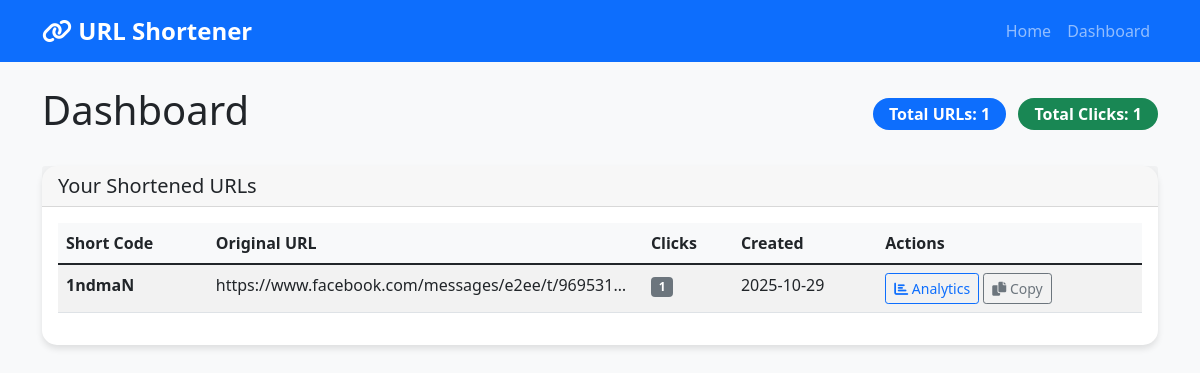
/dashboard, run on the app's committed database.
### app.py (models this page shows)
class ShortenedURL(db.Model):
    id = db.Column(db.Integer, primary_key=True)
    original_url = db.Column(db.String(2048), nullable=False)
    short_code = db.Column(db.String(10), unique=True, nullable=False, index=True)
    custom_alias = db.Column(db.String(50), unique=True, nullable=True)
    clicks = db.Column(db.Integer, default=0)
    created_at = db.Column(db.DateTime, default=lambda: datetime.now(timezone.utc))
    last_accessed = db.Column(db.DateTime, nullable=True)
    title = db.Column(db.String(200), nullable=True)
    is_custom = db.Column(db.Boolean, default=False)

### app.py (the view)
@app.route('/dashboard')
def dashboard():
    urls = ShortenedURL.query.order_by(ShortenedURL.created_at.desc()).all()
    total_clicks = db.session.query(func.sum(ShortenedURL.clicks)).scalar() or 0
    total_urls = ShortenedURL.query.count()
    return render_template('dashboard.html',
                         urls=urls,
                         total_clicks=total_clicks,
                         total_urls=total_urls)

### templates/dashboard.html (shortened to what this page needs)
{% extends "base.html" %}
{% block content %}
<div class="d-flex justify-content-between align-items-center mb-4">
    <h1>Dashboard</h1>
    <div class="stats">
        <span class="badge bg-primary me-2">Total URLs: {{ total_urls }}</span>
        <span class="badge bg-success">Total Clicks: {{ total_clicks }}</span>
    </div>
</div>
<div class="card">
    <div class="card-header">
        <h5 class="mb-0">Your Shortened URLs</h5>
    </div>
    <div class="card-body">
        {% if urls %}
        <div class="table-responsive">
            <table class="table table-striped">
                <thead>
                    <tr>
                        <th>Short Code</th>
                        <th>Original URL</th>
                        <th>Clicks</th>
                        <th>Created</th>
                        <th>Actions</th>
                    </tr>
                </thead>
                <tbody>
                    {% for url in urls %}
                    <tr>
                        <td>
                            <strong>{{ url.short_code }}</strong>
                        </td>
                        <td class="text-truncate" style="max-width: 300px;" title="{{ url.original_url }}">
                            {{ url.original_url }}
                        </td>
                        <td>
                            <span class="badge bg-secondary">{{ url.clicks }}</span>
                        </td>
                        <td>{{ url.created_at.strftime('%Y-%m-%d') }}</td>
                        <td>
                            <a href="{{ url_for('analytics', short_code=url.short_code) }}"
                               class="btn btn-sm btn-outline-primary">
                                <i class="fas fa-chart-bar"></i> Analytics
                            </a>
                            <button class="btn btn-sm btn-outline-secondary"
                                    onclick="copyShortUrl('{{ request.host_url }}{{ url.short_code }}')">
                                <i class="fas fa-copy"></i> Copy
                            </button>
                        </td>
                    </tr>
                    {% endfor %}
                </tbody>
            </table>
        </div>
        {% else %}
        <div class="text-center py-4">
            <i class="fas fa-link fa-3x text-muted mb-3"></i>
            <p class="text-muted">No URLs shortened yet. <a href="{{ url_for('index') }}">Create your first short URL!</a></p>
        </div>
        {% endif %}
    </div>
</div>
{% endblock %}

### static/style.css (style rules this page uses)
body { background-color: #f8f9fa; font-family: 'Segoe UI', Tahoma, Geneva, Verdana, sans-serif; }
.card { border: none; border-radius: 15px; box-shadow: 0 4px 6px rgba(0, 0, 0, 0.1); }
.stats .badge { font-size: 1rem; padding: 0.5rem 1rem; border-radius: 20px; }
.table th { border-top: none; font-weight: 600; background-color: #f8f9fa; }

### data on the page
ShortenedURL: short_code "1ndmaN", original_url "https://www.facebook.com/messages/e2ee/t/969531…", clicks "1", created_at "2025-10-29"

### other printed values
{{ total_urls }} "1"
{{ total_clicks }} "1"
